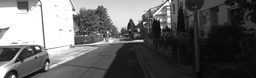
#> input picture 0_L.png, 256 x 78 px, shrunk from 1241 x 376 before the run, found by its file name
$ python sncc_static.py   (older library calls are emulated)
#> lines starting #> are read from the running program, lines starting #| are printed output that depends on the picture
import numpy as np
from numpy.linalg import matrix_power
from PIL import Image
import cv2
import time
from matplotlib import pyplot as plt

AVG_FILTER_SIZE = 7
DEFAULT_PATCH_SIZE = 7
SCALE = 4

start = time.time()
image = Image.open("dataset/0_L.png")
#> image is the input picture: PIL image 256x78 L; min 1, max 255, mean 100.7
image = image.resize((image.size[0]//SCALE, image.size[1]//SCALE))
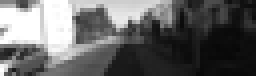
#> image: PIL image 64x19 L (shown 4 times larger); min 7, max 255, mean 100.6
m,n = image.size[1], image.size[0]
#> m = 19; n = 64
left_image = np.frombuffer(image.tobytes(), dtype=np.uint8).astype(np.int64)
#> left_image = 1216 values, max 255 at index 11, min 7 at index 827, mean 100.6
left_image = left_image.reshape((image.size[1], image.size[0]))#[m//4:,n//4:3*n//4]
image = Image.open("dataset/0_R.png")
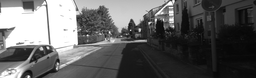
#> input picture 0_R.png, 256 x 78 px, shrunk from 1241 x 376 before the run, found by its file name
#> image is the input picture: PIL image 256x78 L; min 5, max 255, mean 98.7
image = image.resize((image.size[0]//SCALE, image.size[1]//SCALE))
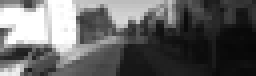
#> image: PIL image 64x19 L (shown 4 times larger); min 6, max 255, mean 98.6
right_image = np.frombuffer(image.tobytes(), dtype=np.uint8).astype(np.int64)
#> right_image = 1216 values, max 255 at index 13, min 6 at index 831, mean 98.59
right_image = right_image.reshape((image.size[1], image.size[0]))#[m//4:,n//4:3*n//4]
(m,n) = left_image.shape
D_MAX = n//8
#> D_MAX = 8


p_max = np.full((m, n), -1, dtype=np.float)
Dmap = np.zeros((m,n))
p = np.zeros((m,n))
p_avg = np.zeros((m,n))

left_mu = np.zeros((m,n))
right_mu = np.zeros((m,n))
left_sigma = np.zeros((m,n))
right_sigma = np.zeros((m,n))

left_integral, left_squared_integral = cv2.integral2(left_image.astype(np.float))
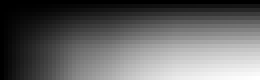
#> left_integral: shape (20, 65) float64 (shown 4 times larger); min 0, max 122389, mean 47940.4; drawn with min black and max white
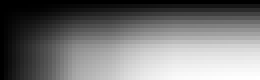
#> left_squared_integral: shape (20, 65) float64 (shown 4 times larger); min 0, max 21186053, mean 9717992.5; drawn with min black and max white
left_integral = left_integral[1:,1:]
left_squared_integral = left_squared_integral[1:,1:]
right_integral, right_squared_integral = cv2.integral2(right_image.astype(np.float))
right_integral = right_integral[1:,1:]
right_squared_integral = right_squared_integral[1:,1:]

def get_patch(image, center_x, center_y, dim=DEFAULT_PATCH_SIZE):

	return image[center_y-dim//2:center_y+dim//2 + 1,center_x-dim//2:center_x+dim//2 + 1]

def get_area(summed_table, i, j, dim=DEFAULT_PATCH_SIZE):

	if (i>dim//2) and (j >dim//2):
		return summed_table[i+dim//2,j+dim//2] + summed_table[i-dim//2-1,j-dim//2-1] - summed_table[i-dim//2-1,j+dim//2] - summed_table[i+dim//2, j - dim//2 - 1]
	elif i>dim//2:
		return summed_table[i+dim//2,j+dim//2] - summed_table[i-dim//2-1, j+dim//2]
	elif j>dim//2:
		return summed_table[i+dim//2,j+dim//2] - summed_table[i+dim//2, j-dim//2-1]
	else:
		return summed_table[i+dim//2,j+dim//2]

for i in range(DEFAULT_PATCH_SIZE//2, m-DEFAULT_PATCH_SIZE//2):
		for j in range(DEFAULT_PATCH_SIZE//2, n-DEFAULT_PATCH_SIZE//2):

			# left_patch = get_patch(left_image,i,j)
			# right_patch = get_patch(right_image,i,j)
			left_mu[i,j] = get_area(left_integral, i, j)/(DEFAULT_PATCH_SIZE**2)
			right_mu[i,j] = get_area(right_integral, i, j)/(DEFAULT_PATCH_SIZE**2)

			left_sigma[i,j] = np.sqrt(get_area(left_squared_integral, i, j)/(DEFAULT_PATCH_SIZE**2) - left_mu[i,j]**2)
			right_sigma[i,j] = np.sqrt(get_area(right_squared_integral, i, j)/(DEFAULT_PATCH_SIZE**2) - right_mu[i,j]**2)
Image.fromarray(left_mu).show()
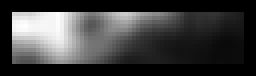
#> shown: PIL image 64x19 F (shown 4 times larger); min 0, max 254.5, mean 62.4
print("first loop:", time.time() - start)
start2 = time.time()


for d in range(0, D_MAX):

	for center_x in range(DEFAULT_PATCH_SIZE//2,n-DEFAULT_PATCH_SIZE//2):
		for center_y in range(DEFAULT_PATCH_SIZE//2,m-DEFAULT_PATCH_SIZE//2):

			if center_x + d >= n - DEFAULT_PATCH_SIZE//2:
				continue
			if left_sigma[center_y, center_x]*right_sigma[center_y, center_x + d]==0:
				p[center_y, center_x] = 0
			else:
				p[center_y, center_x] = (np.mean(np.multiply(get_patch(left_image, center_x, center_y), get_patch(right_image, center_x + d, center_y))) \
										- left_mu[center_y,center_x]*right_mu[center_y, center_x + d]) \
										/ (left_sigma[center_y,center_x]*right_sigma[center_y, center_x + d])


	p_summed_table = p.cumsum(axis=0).cumsum(axis=1)
	for i in range(AVG_FILTER_SIZE//2, m-AVG_FILTER_SIZE//2):
		for j in range(AVG_FILTER_SIZE//2, n-AVG_FILTER_SIZE//2):
			p_avg[i,j] = get_area(p_summed_table, i, j, AVG_FILTER_SIZE)/AVG_FILTER_SIZE**2
			if p_avg[i,j] > p_max[i,j]:
				p_max[i,j] = p_avg[i,j]
				Dmap[i,j] = d

def scale_and_show(image):
	scale_coeff = 255/image[np.unravel_index(image.argmax(),image.shape)]
#> scale_coeff = 51
	plt.imshow(image*scale_coeff,'gray')
	plt.show()
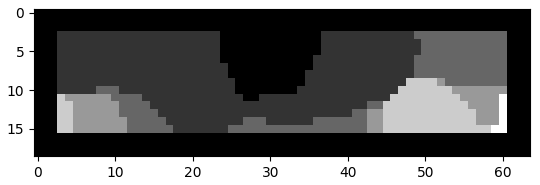
#> figure drawn by matplotlib, 1 panel
print("Second Loop:", time.time() - start2)
print("runtime:", time.time() - start)
scale_and_show(Dmap.astype(np.int64))
